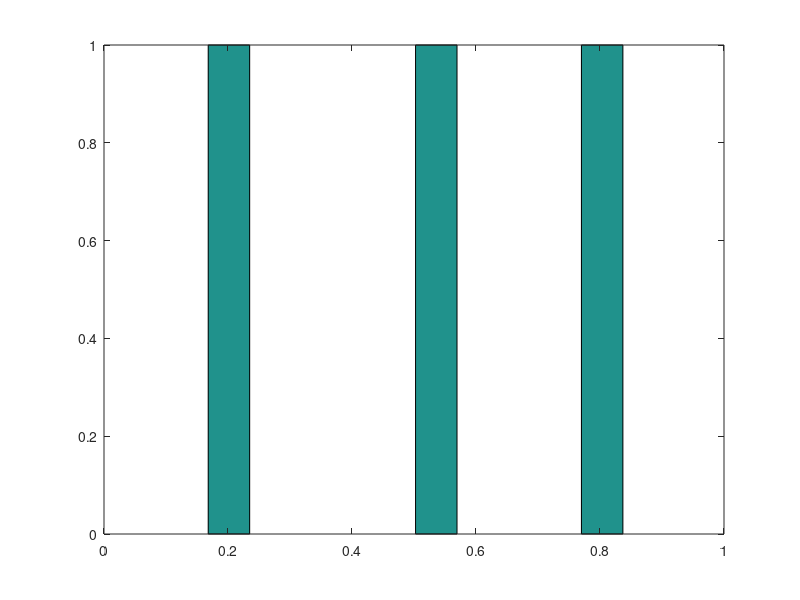

MATLAB code for this plot:
p = 0.3;
n = 5;
probTotal = 0;

%6a
%k = 3
%prob = nchoosek(n,k)*p^k*(1-p)^(n-k);

%6b
aux = [0:2];
for k = 0:2
    prob = nchoosek(n,k)*p^k*(1-p)^(n-k); % nchoosek(n,k) = n!/(n-k)!/k!
    probTotal = probTotal + prob;
    aux(k+1) = probTotal;
end
hist(aux);